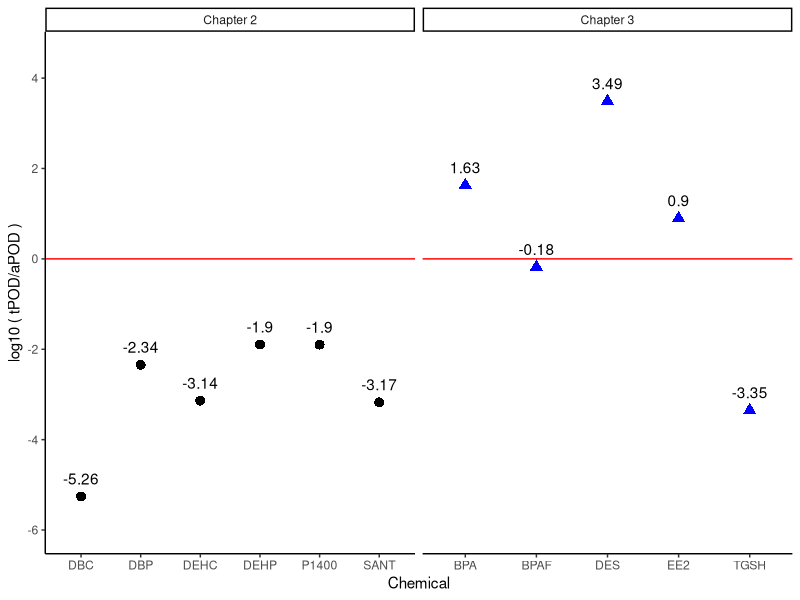

This chart was generated by the following R code:
library(tidyverse)
library(scales)

# data1 <- read.csv("Comparisons.csv")
# 
# data1 %>%
#   ggplot(aes(x = 10^Lowest_aPOD, y = 10^Lowest_tPOD)) +
#   geom_point(size = 3.5, aes(shape = Type)) +
#   scale_x_log10(breaks = c(10^-4, 10^-2, 10^0, 10^2, 10^4),
#                 limits = c(10^-5, 10^5),
#                 labels = trans_format("log10", math_format(10^.x))) +
#   scale_y_log10(breaks = c(10^-4, 10^-2, 10^0, 10^2, 10^4),
#                 limits = c(10^-5, 10^5),
#                 labels = trans_format("log10", math_format(10^.x))) +
#   geom_abline(intercept = 0, slope = 1) +
#   # geom_abline(intercept = 1.5, slope = 1) +
#   labs(x = "Most Sensitive Acute aPOD", y = "Most Sensitive tPOD") +
#   theme_classic()
  
data2 <- read.csv("Comparisons_Ratio.csv")

data2 %>% 
  ggplot(aes(x = Chemical, y = Ratio, label = Chemical)) +
  geom_point(size = 3, aes(color = factor(Type), shape = factor(Type)), show.legend = F) +
  geom_text(aes(label = round(Ratio, digits = 2)), vjust = -1) +
  facet_wrap(~Type, scales = "free_x") +
  geom_hline(yintercept = 0, color = "red") +
  scale_color_manual(values = (c("black", "blue"))) +
  scale_y_continuous(breaks = c(-6, -4, -2, 0, 2, 4),
                     limits = c(-6, 4.5)) +
  labs(y = "log10 ( tPOD/aPOD )") +
  theme_classic()
